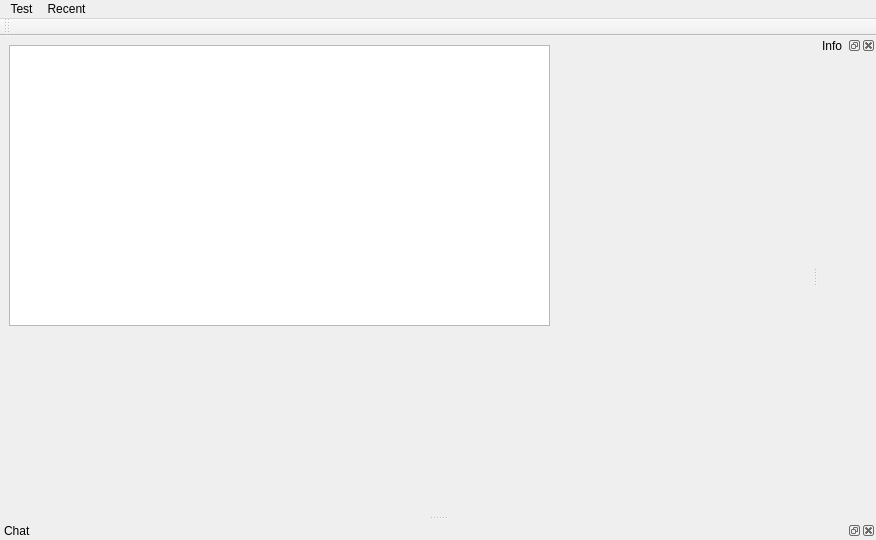
<?xml version="1.0" encoding="UTF-8"?>
<ui version="4.0">
 <class>MainWindow</class>
 <widget class="QMainWindow" name="MainWindow">
  <property name="geometry">
   <rect>
    <x>0</x>
    <y>0</y>
    <width>876</width>
    <height>540</height>
   </rect>
  </property>
  <property name="windowTitle">
   <string>YAPTLYTOTI</string>
  </property>
  <widget class="QWidget" name="centralWidget">
   <widget class="QTreeView" name="treeView">
    <property name="geometry">
     <rect>
      <x>9</x>
      <y>9</y>
      <width>541</width>
      <height>281</height>
     </rect>
    </property>
   </widget>
  </widget>
  <widget class="QMenuBar" name="menuBar">
   <property name="geometry">
    <rect>
     <x>0</x>
     <y>0</y>
     <width>876</width>
     <height>21</height>
    </rect>
   </property>
   <widget class="QMenu" name="menuTest">
    <property name="title">
     <string>Test</string>
    </property>
    <addaction name="actionSomething"/>
    <addaction name="actionAdd"/>
    <addaction name="action38"/>
    <addaction name="action76"/>
   </widget>
   <widget class="QMenu" name="menuRecent">
    <property name="title">
     <string>Recent</string>
    </property>
   </widget>
   <addaction name="menuTest"/>
   <addaction name="menuRecent"/>
  </widget>
  <widget class="QToolBar" name="toolBar">
   <property name="windowTitle">
    <string>toolBar</string>
   </property>
   <attribute name="toolBarArea">
    <enum>TopToolBarArea</enum>
   </attribute>
   <attribute name="toolBarBreak">
    <bool>false</bool>
   </attribute>
  </widget>
  <widget class="QDockWidget" name="infoDockWidget">
   <property name="windowTitle">
    <string>Info</string>
   </property>
   <attribute name="dockWidgetArea">
    <number>2</number>
   </attribute>
   <widget class="QWidget" name="dockWidgetContents"/>
  </widget>
  <widget class="QDockWidget" name="chatDockWidget">
   <property name="features">
    <set>QDockWidget::AllDockWidgetFeatures</set>
   </property>
   <property name="windowTitle">
    <string>Chat</string>
   </property>
   <attribute name="dockWidgetArea">
    <number>8</number>
   </attribute>
   <widget class="QWidget" name="dockWidgetContents_2">
    <property name="enabled">
     <bool>true</bool>
    </property>
   </widget>
  </widget>
  <action name="actionSomething">
   <property name="text">
    <string>Something</string>
   </property>
   <property name="iconVisibleInMenu">
    <bool>true</bool>
   </property>
  </action>
  <action name="actionAdd">
   <property name="text">
    <string>Add</string>
   </property>
  </action>
  <action name="action38">
   <property name="text">
    <string>Progress 38</string>
   </property>
  </action>
  <action name="action76">
   <property name="text">
    <string>Progress 76</string>
   </property>
  </action>
 </widget>
 <layoutdefault spacing="6" margin="11"/>
 <resources/>
 <connections/>
</ui>
